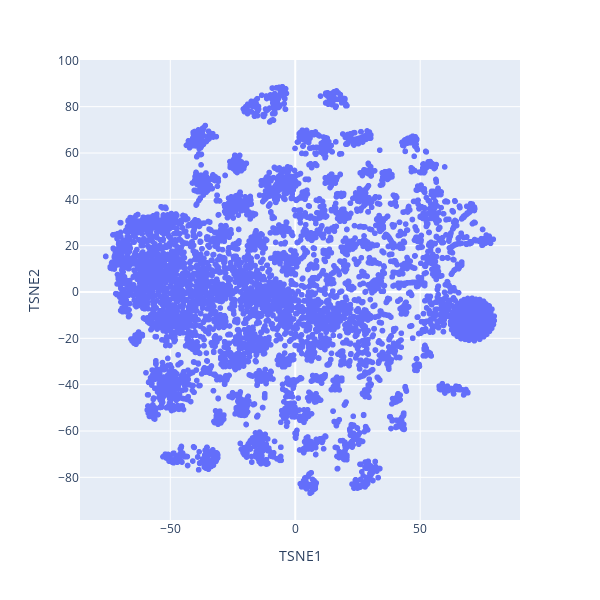

Write notebook code for a chart like this one.
### Code cell
fig = px.scatter(df_tsne, x="TSNE1", y="TSNE2", hover_data=['movieName'], width=600, height=600)
fig.show()

### Figure 1 — Plotly figure (JSON) as saved in the notebook; plotly's stock layout.template omitted (floating-point values rounded to 4 significant figures; data arrays with more than 128 entries replaced by an {"elided": "..."} marker saying what was removed)
{"data": [{"customdata": {"elided": "9724x1 str values"}, "hovertemplate": "TSNE1=%{x}<br>TSNE2=%{y}<br>movieName=%{customdata[0]}<extra></extra>", "legendgroup": "", "marker": {"color": "#636efa", "symbol": "circle"}, "mode": "markers", "name": "", "showlegend": false, "type": "scattergl", "x": {"elided": "9724 float values"}, "xaxis": "x", "y": {"elided": "9724 float values"}, "yaxis": "y"}], "layout": {"height": 600, "legend": {"tracegroupgap": 0}, "margin": {"t": 60}, "width": 600, "xaxis": {"anchor": "y", "domain": [0, 1], "title": {"text": "TSNE1"}}, "yaxis": {"anchor": "x", "domain": [0, 1], "title": {"text": "TSNE2"}}}}
